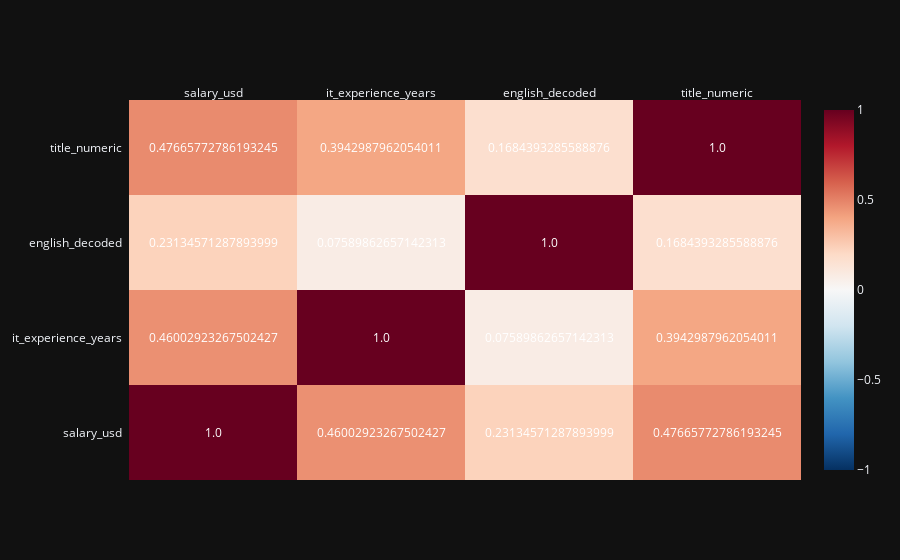

Notebook cell for this chart:
### Code cell
import plotly.figure_factory as ff

corr_matrix = df_test.corr(numeric_only=True)

fig = ff.create_annotated_heatmap(
    z=corr_matrix.values,
    x=list(corr_matrix.columns),
    y=list(corr_matrix.index),
    colorscale="RdBu_R",
    showscale=True,
    zmin = -1,
    zmax=1,
)

fig.show()

### Figure 1 — Plotly figure (JSON) as saved in the notebook; plotly's stock layout.template omitted (floating-point values rounded to 4 significant figures)
{"data": [{"colorscale": [[0, "rgb(5,48,97)"], [0.1, "rgb(33,102,172)"], [0.2, "rgb(67,147,195)"], [0.3, "rgb(146,197,222)"], [0.4, "rgb(209,229,240)"], [0.5, "rgb(247,247,247)"], [0.6, "rgb(253,219,199)"], [0.7, "rgb(244,165,130)"], [0.8, "rgb(214,96,77)"], [0.9, "rgb(178,24,43)"], [1, "rgb(103,0,31)"]], "reversescale": false, "showscale": true, "type": "heatmap", "x": ["salary_usd", "it_experience_years", "english_decoded", "title_numeric"], "y": ["salary_usd", "it_experience_years", "english_decoded", "title_numeric"], "z": [[1.0, 0.46, 0.2313, 0.4767], [0.46, 1.0, 0.0759, 0.3943], [0.2313, 0.0759, 1.0, 0.1684], [0.4767, 0.3943, 0.1684, 1.0]], "zmax": 1, "zmin": -1}], "layout": {"annotations": [{"font": {"color": "#FFFFFF"}, "showarrow": false, "text": "1.0", "x": "salary_usd", "xref": "x", "y": "salary_usd", "yref": "y"}, {"font": {"color": "#FFFFFF"}, "showarrow": false, "text": "0.46002923267502427", "x": "it_experience_years", "xref": "x", "y": "salary_usd", "yref": "y"}, {"font": {"color": "#FFFFFF"}, "showarrow": false, "text": "0.23134571287893999", "x": "english_decoded", "xref": "x", "y": "salary_usd", "yref": "y"}, {"font": {"color": "#FFFFFF"}, "showarrow": false, "text": "0.47665772786193245", "x": "title_numeric", "xref": "x", "y": "salary_usd", "yref": "y"}, {"font": {"color": "#FFFFFF"}, "showarrow": false, "text": "0.46002923267502427", "x": "salary_usd", "xref": "x", "y": "it_experience_years", "yref": "y"}, {"font": {"color": "#FFFFFF"}, "showarrow": false, "text": "1.0", "x": "it_experience_years", "xref": "x", "y": "it_experience_years", "yref": "y"}, {"font": {"color": "#FFFFFF"}, "showarrow": false, "text": "0.07589862657142313", "x": "english_decoded", "xref": "x", "y": "it_experience_years", "yref": "y"}, {"font": {"color": "#FFFFFF"}, "showarrow": false, "text": "0.3942987962054011", "x": "title_numeric", "xref": "x", "y": "it_experience_years", "yref": "y"}, {"font": {"color": "#FFFFFF"}, "showarrow": false, "text": "0.23134571287893999", "x": "salary_usd", "xref": "x", "y": "english_decoded", "yref": "y"}, {"font": {"color": "#FFFFFF"}, "showarrow": false, "text": "0.07589862657142313", "x": "it_experience_years", "xref": "x", "y": "english_decoded", "yref": "y"}, {"font": {"color": "#FFFFFF"}, "showarrow": false, "text": "1.0", "x": "english_decoded", "xref": "x", "y": "english_decoded", "yref": "y"}, {"font": {"color": "#FFFFFF"}, "showarrow": false, "text": "0.1684393285588876", "x": "title_numeric", "xref": "x", "y": "english_decoded", "yref": "y"}, {"font": {"color": "#FFFFFF"}, "showarrow": false, "text": "0.47665772786193245", "x": "salary_usd", "xref": "x", "y": "title_numeric", "yref": "y"}, {"font": {"color": "#FFFFFF"}, "showarrow": false, "text": "0.3942987962054011", "x": "it_experience_years", "xref": "x", "y": "title_numeric", "yref": "y"}, {"font": {"color": "#FFFFFF"}, "showarrow": false, "text": "0.1684393285588876", "x": "english_decoded", "xref": "x", "y": "title_numeric", "yref": "y"}, {"font": {"color": "#FFFFFF"}, "showarrow": false, "text": "1.0", "x": "title_numeric", "xref": "x", "y": "title_numeric", "yref": "y"}], "xaxis": {"dtick": 1, "gridcolor": "rgb(0, 0, 0)", "side": "top", "ticks": ""}, "yaxis": {"dtick": 1, "ticks": "", "ticksuffix": "  "}}}
